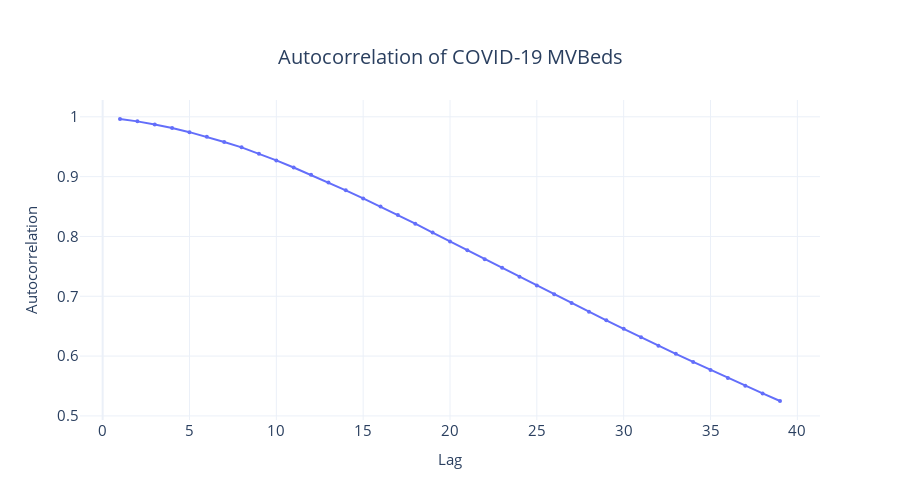

Here is the notebook cell this chart was saved with:
### Markdown cell above
## Detecting seasonality

### Code cell
from statsmodels.tsa.stattools import acf

r = acf(data["covidOccupiedMVBeds"])
r = r[1:]  # Remove the autocorrelation at lag 
fig = px.line(x=list(range(1, len(r) + 1)), y=r, title="Autocorrelation of COVID-19 MVBeds")
fig.update_traces(mode="lines+markers", marker=dict(size=4))
fig = format_plot(fig, xlabel="Lag", ylabel="Autocorrelation", title="Autocorrelation of COVID-19 MVBeds")
fig.show()

### Figure 1 — Plotly figure (JSON) as saved in the notebook; plotly's stock layout.template omitted (floating-point values rounded to 4 significant figures)
{"data": [{"hovertemplate": "x=%{x}<br>y=%{y}<extra></extra>", "legendgroup": "", "line": {"color": "#636efa", "dash": "solid"}, "marker": {"size": 4, "symbol": "circle"}, "mode": "lines+markers", "name": "", "orientation": "v", "showlegend": false, "type": "scatter", "x": [1, 2, 3, 4, 5, 6, 7, 8, 9, 10, 11, 12, 13, 14, 15, 16, 17, 18, 19, 20, 21, 22, 23, 24, 25, 26, 27, 28, 29, 30, 31, 32, 33, 34, 35, 36, 37, 38, 39], "xaxis": "x", "y": [0.9963, 0.9924, 0.9871, 0.9814, 0.9743, 0.9667, 0.958, 0.9489, 0.9382, 0.9271, 0.9152, 0.903, 0.8902, 0.8771, 0.8636, 0.8499, 0.8357, 0.8213, 0.8065, 0.7917, 0.7769, 0.7621, 0.7475, 0.7326, 0.7179, 0.7033, 0.6887, 0.6743, 0.6599, 0.6455, 0.6314, 0.6175, 0.6038, 0.5903, 0.5768, 0.5635, 0.5504, 0.5375, 0.5249], "yaxis": "y"}], "layout": {"autosize": false, "height": 500, "legend": {"font": {"size": 15}, "orientation": "h", "title": {}, "tracegroupgap": 0, "x": 1, "xanchor": "right", "y": 0.98, "yanchor": "bottom"}, "title": {"font": {"size": 20}, "text": "Autocorrelation of COVID-19 MVBeds", "x": 0.5, "xanchor": "center", "yanchor": "top"}, "width": 900, "xaxis": {"anchor": "y", "domain": [0, 1], "tickfont": {"size": 15}, "title": {"font": {"size": 15}, "text": "Lag"}}, "yaxis": {"anchor": "x", "domain": [0, 1], "tickfont": {"size": 15}, "title": {"font": {"size": 15}, "text": "Autocorrelation"}}}}
